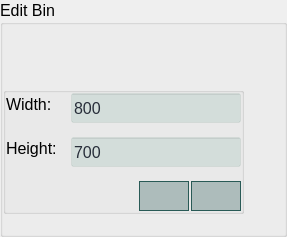
                 <widget class="QGroupBox" name="groupBox_12">
                  <property name="font">
                   <font>
                    <pointsize>12</pointsize>
                   </font>
                  </property>
                  <property name="title">
                   <string>Edit Bin</string>
                  </property>
                  <layout class="QVBoxLayout" name="verticalLayout_9">
                   <property name="spacing">
                    <number>0</number>
                   </property>
                   <property name="leftMargin">
                    <number>0</number>
                   </property>
                   <property name="topMargin">
                    <number>0</number>
                   </property>
                   <property name="rightMargin">
                    <number>0</number>
                   </property>
                   <property name="bottomMargin">
                    <number>0</number>
                   </property>
                   <item>
                    <spacer name="verticalSpacer_2">
                     <property name="orientation">
                      <enum>Qt::Vertical</enum>
                     </property>
                     <property name="sizeType">
                      <enum>QSizePolicy::Fixed</enum>
                     </property>
                     <property name="sizeHint" stdset="0">
                      <size>
                       <width>20</width>
                       <height>60</height>
                      </size>
                     </property>
                    </spacer>
                   </item>
                   <item>
                    <layout class="QHBoxLayout" name="horizontalLayout_9">
                     <property name="topMargin">
                      <number>2</number>
                     </property>
                     <property name="bottomMargin">
                      <number>2</number>
                     </property>
                     <item>
                      <widget class="QGroupBox" name="groupBox_14">
                       <property name="minimumSize">
                        <size>
                         <width>0</width>
                         <height>50</height>
                        </size>
                       </property>
                       <property name="title">
                        <string/>
                       </property>
                       <layout class="QVBoxLayout" name="verticalLayout_11">
                        <property name="spacing">
                         <number>0</number>
                        </property>
                        <property name="leftMargin">
                         <number>0</number>
                        </property>
                        <property name="topMargin">
                         <number>0</number>
                        </property>
                        <property name="rightMargin">
                         <number>0</number>
                        </property>
                        <property name="bottomMargin">
                         <number>0</number>
                        </property>
                        <item>
                         <layout class="QFormLayout" name="formLayout">
                          <property name="horizontalSpacing">
                           <number>10</number>
                          </property>
                          <property name="verticalSpacing">
                           <number>14</number>
                          </property>
                          <item row="0" column="0">
                           <widget class="QLabel" name="label">
                            <property name="minimumSize">
                             <size>
                              <width>55</width>
                              <height>22</height>
                             </size>
                            </property>
                            <property name="maximumSize">
                             <size>
                              <width>55</width>
                              <height>22</height>
                             </size>
                            </property>
                            <property name="font">
                             <font>
                              <pointsize>12</pointsize>
                             </font>
                            </property>
                            <property name="text">
                             <string>Width:</string>
                            </property>
                           </widget>
                          </item>
                          <item row="0" column="1">
                           <widget class="QLineEdit" name="bin_width_input">
                            <property name="minimumSize">
                             <size>
                              <width>115</width>
                              <height>30</height>
                             </size>
                            </property>
                            <property name="maximumSize">
                             <size>
                              <width>16777215</width>
                              <height>115</height>
                             </size>
                            </property>
                            <property name="font">
                             <font>
                              <pointsize>12</pointsize>
                             </font>
                            </property>
                            <property name="styleSheet">
                             <string notr="true">QLineEdit
{
color: rgb(40, 46, 58);
background-color: rgba(45, 128, 100, 30);
}</string>
                            </property>
                            <property name="text">
                             <string>800</string>
                            </property>
                           </widget>
                          </item>
                          <item row="1" column="0">
                           <widget class="QLabel" name="label_2">
                            <property name="minimumSize">
                             <size>
                              <width>55</width>
                              <height>22</height>
                             </size>
                            </property>
                            <property name="maximumSize">
                             <size>
                              <width>55</width>
                              <height>22</height>
                             </size>
                            </property>
                            <property name="font">
                             <font>
                              <pointsize>12</pointsize>
                             </font>
                            </property>
                            <property name="text">
                             <string>Height:</string>
                            </property>
                           </widget>
                          </item>
                          <item row="1" column="1">
                           <widget class="QLineEdit" name="bin_height_input">
                            <property name="minimumSize">
                             <size>
                              <width>115</width>
                              <height>30</height>
                             </size>
                            </property>
                            <property name="maximumSize">
                             <size>
                              <width>16777215</width>
                              <height>115</height>
                             </size>
                            </property>
                            <property name="font">
                             <font>
                              <pointsize>12</pointsize>
                             </font>
                            </property>
                            <property name="styleSheet">
                             <string notr="true">QLineEdit
{
color: rgb(40, 46, 58);
background-color: rgba(45, 128, 100, 30);
}</string>
                            </property>
                            <property name="text">
                             <string>700</string>
                            </property>
                           </widget>
                          </item>
                          <item row="2" column="1">
                           <layout class="QHBoxLayout" name="horizontalLayout_5">
                            <property name="spacing">
                             <number>2</number>
                            </property>
                            <item>
                             <spacer name="horizontalSpacer_5">
                              <property name="orientation">
                               <enum>Qt::Horizontal</enum>
                              </property>
                              <property name="sizeHint" stdset="0">
                               <size>
                                <width>68</width>
                                <height>20</height>
                               </size>
                              </property>
                             </spacer>
                            </item>
                            <item>
                             <widget class="QPushButton" name="set_container">
                              <property name="sizePolicy">
                               <sizepolicy hsizetype="Fixed" vsizetype="Fixed">
                                <horstretch>0</horstretch>
                                <verstretch>0</verstretch>
                               </sizepolicy>
                              </property>
                              <property name="minimumSize">
                               <size>
                                <width>50</width>
                                <height>30</height>
                               </size>
                              </property>
                              <property name="maximumSize">
                               <size>
                                <width>50</width>
                                <height>30</height>
                               </size>
                              </property>
                              <property name="toolTip">
                               <string>&lt;html&gt;&lt;head/&gt;&lt;body&gt;&lt;p&gt;save bin size&lt;/p&gt;&lt;/body&gt;&lt;/html&gt;</string>
                              </property>
                              <property name="styleSheet">
                               <string notr="true">  QPushButton {
	 background-color: rgba(41, 90, 86, 80);
	  border-color: rgb(41, 90, 86);
      border-style:solid;
      border-width:1px;
      font:  14px; 
	  color: rgb(41, 90, 86);
  }
  QPushButton:hover:!pressed {
	 background-color: rgba(167, 206, 151,120);
	  border-color: rgba(41, 90, 86,164);
      border-style:solid;
  }

QPushButton:disabled {
	  background-color: rgba(207, 246, 191,90);
	  border-color: rgba(41, 90, 86,90);
      border-style:solid;
  }</string>
                              </property>
                              <property name="text">
                               <string/>
                              </property>
                              <property name="icon">
                               <iconset>
                                <normalon>:/icons/app_icons/play.png</normalon>
                               </iconset>
                              </property>
                              <property name="iconSize">
                               <size>
                                <width>26</width>
                                <height>26</height>
                               </size>
                              </property>
                             </widget>
                            </item>
                            <item>
                             <widget class="QPushButton" name="clear_2">
                              <property name="sizePolicy">
                               <sizepolicy hsizetype="Fixed" vsizetype="Fixed">
                                <horstretch>0</horstretch>
                                <verstretch>0</verstretch>
                               </sizepolicy>
                              </property>
                              <property name="minimumSize">
                               <size>
                                <width>50</width>
                                <height>30</height>
                               </size>
                              </property>
                              <property name="maximumSize">
                               <size>
                                <width>50</width>
                                <height>30</height>
                               </size>
                              </property>
                              <property name="toolTip">
                               <string>&lt;html&gt;&lt;head/&gt;&lt;body&gt;&lt;p&gt;&lt;span style=&quot; font-size:12pt;&quot;&gt;clear&lt;/span&gt;&lt;/p&gt;&lt;/body&gt;&lt;/html&gt;</string>
                              </property>
                              <property name="styleSheet">
                               <string notr="true">  QPushButton {
	 background-color: rgba(41, 90, 86, 80);
	  border-color: rgb(41, 90, 86);
      border-style:solid;
      border-width:1px;
      font:  14px; 
	  color: rgb(41, 90, 86);
  }
  QPushButton:hover:!pressed {
	 background-color: rgba(167, 206, 151,120);
	  border-color: rgba(41, 90, 86,164);
      border-style:solid;
  }</string>
                              </property>
                              <property name="text">
                               <string/>
                              </property>
                              <property name="icon">
                               <iconset>
                                <disabledon>:/icons/app_icons/delete.png</disabledon>
                               </iconset>
                              </property>
                              <property name="iconSize">
                               <size>
                                <width>26</width>
                                <height>26</height>
                               </size>
                              </property>
                             </widget>
                            </item>
                           </layout>
                          </item>
                         </layout>
                        </item>
                       </layout>
                      </widget>
                     </item>
                     <item>
                      <spacer name="horizontalSpacer_8">
                       <property name="orientation">
                        <enum>Qt::Horizontal</enum>
                       </property>
                       <property name="sizeHint" stdset="0">
                        <size>
                         <width>40</width>
                         <height>20</height>
                        </size>
                       </property>
                      </spacer>
                     </item>
                    </layout>
                   </item>
                   <item>
                    <spacer name="verticalSpacer">
                     <property name="orientation">
                      <enum>Qt::Vertical</enum>
                     </property>
                     <property name="sizeHint" stdset="0">
                      <size>
                       <width>20</width>
                       <height>18</height>
                      </size>
                     </property>
                    </spacer>
                   </item>
                  </layout>
                 </widget>
